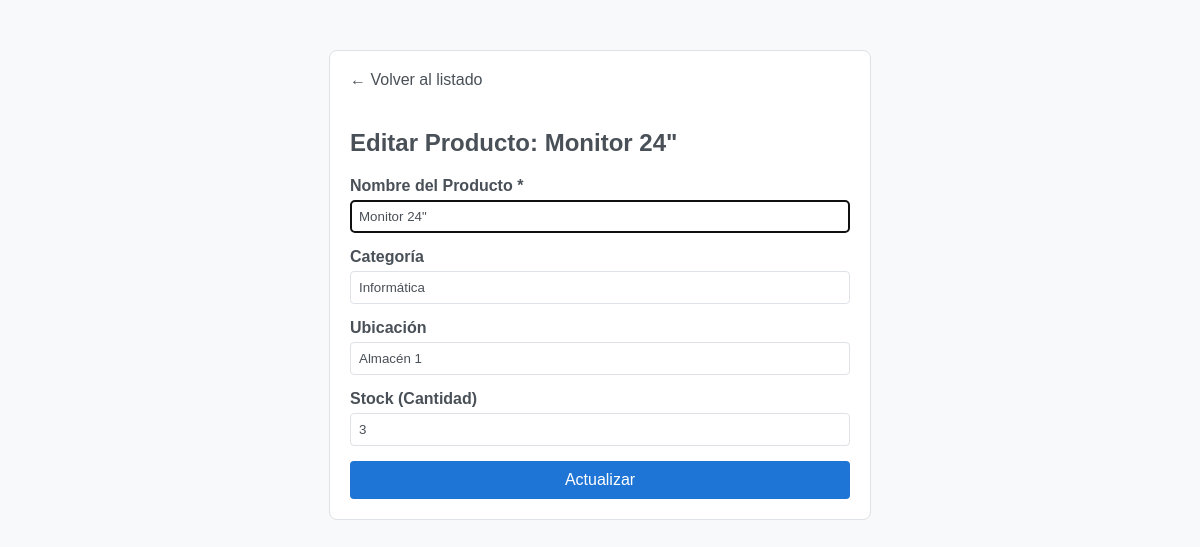
/items_form.php?id=3 (signed in), run on the app's committed database.
### tables this page shows
CREATE TABLE IF NOT EXISTS items (
    id INT AUTO_INCREMENT PRIMARY KEY,
    nombre VARCHAR(100) NOT NULL,
    categoria VARCHAR(50),
    ubicacion VARCHAR(50),
    stock INT DEFAULT 0
);

### app/utils.php (called while the page is built, shortened)
<?php
function e($texto) {
    return htmlspecialchars($texto, ENT_QUOTES, 'UTF-8');
}

### public/items_form.php (the view, shortened to what this page needs)
<?php
require_once __DIR__ . '/../app/pdo.php';
require_once __DIR__ . '/../app/utils.php';
$id = $_GET['id'] ?? null;
$nombre = '';
$categoria = '';
$ubicacion = '';
$stock = 0;
$titulo = 'Nuevo Producto';
$texto_boton = 'Guardar';
if ($id) {
    $stmt = $pdo->prepare("SELECT * FROM items WHERE id = :id");
    $stmt->execute([':id' => $id]);
    $item = $stmt->fetch();
    $nombre = $item['nombre'];
    $categoria = $item['categoria'];
    $ubicacion = $item['ubicacion'];
    $stock = $item['stock'];
    $titulo = 'Editar Producto: ' . e($nombre);
    $texto_boton = 'Actualizar';
}
?>
<!DOCTYPE html>
<html lang="es">
<head>
    <link rel="stylesheet" href="css/styles.css">
</head>
<body>
    <div class="form-container">
        <a href="index.php" class="btn-back">← Volver al listado</a>
        <h2><?= $titulo ?></h2>
        <form method="POST" action="">
            <div class="form-group">
                <label>Nombre del Producto *</label>
                <input type="text" name="nombre" value="<?= e($nombre) ?>" required autofocus>
            </div>
            <div class="form-group">
                <label>Categoría</label>
                <input type="text" name="categoria" value="<?= e($categoria) ?>">
            </div>
            <div class="form-group">
                <label>Ubicación</label>
                <input type="text" name="ubicacion" value="<?= e($ubicacion) ?>">
            </div>
            <div class="form-group">
                <label>Stock (Cantidad)</label>
                <input type="number" name="stock" value="<?= e($stock) ?>" min="0">
            </div>
            <button type="submit" class="btn-submit"><?= $texto_boton ?></button>
        </form>
    </div>
</body>
</html>

### public/css/styles.css (style rules this page uses)
:root { --fondo-cuerpo: #f8f9fa; --fondo-tarjeta: #ffffff; --fondo-input: #ffffff; --texto-principal: #495057; --borde: #dee2e6; --azul-marca: #1f75d5; --sombra: rgba(0, 0, 0, 0.05); }
body { font-family: 'Verdana', sans-serif; background-color: var(--fondo-cuerpo); color: var(--texto-principal); margin: 0; padding: 0; }
.btn, button { padding: 10px 15px; border-radius: 4px; text-decoration: none; display: inline-block; font-size: 0.9rem; border: none; cursor: pointer; transition: opacity 0.3s; color: white !important; }
.btn-primary, button[type="submit"] { background-color: var(--azul-marca) !important; }
input, select { background-color: var(--fondo-input); color: var(--texto-principal); border: 1px solid var(--borde); padding: 8px; border-radius: 4px; width: 100%; }

### public/items_form.php (style rules this page uses)
.form-container { max-width: 500px; margin: 50px auto; padding: 20px; border: 1px solid var(--borde); border-radius: 8px; background: var(--fondo-tarjeta); }
.form-group { margin-bottom: 15px; }
label { display: block; margin-bottom: 5px; font-weight: bold; color: var(--texto-principal); }
input[type="text"], input[type="number"] { width: 100%; box-sizing: border-box; }
.btn-submit { background-color: var(--ok-verde); color: white; padding: 10px 15px; border: none; cursor: pointer; border-radius: 4px; width: 100%; font-size: 16px; }
.btn-back { display: inline-block; margin-bottom: 20px; color: var(--texto-principal); text-decoration: none; }

### data on the page
items: nombre "Editar Producto: Monitor 24\"", nombre "Monitor 24\"", categoria "Informática", ubicacion "Almacén 1", stock "3"

### other printed values
$texto_boton "Actualizar"
